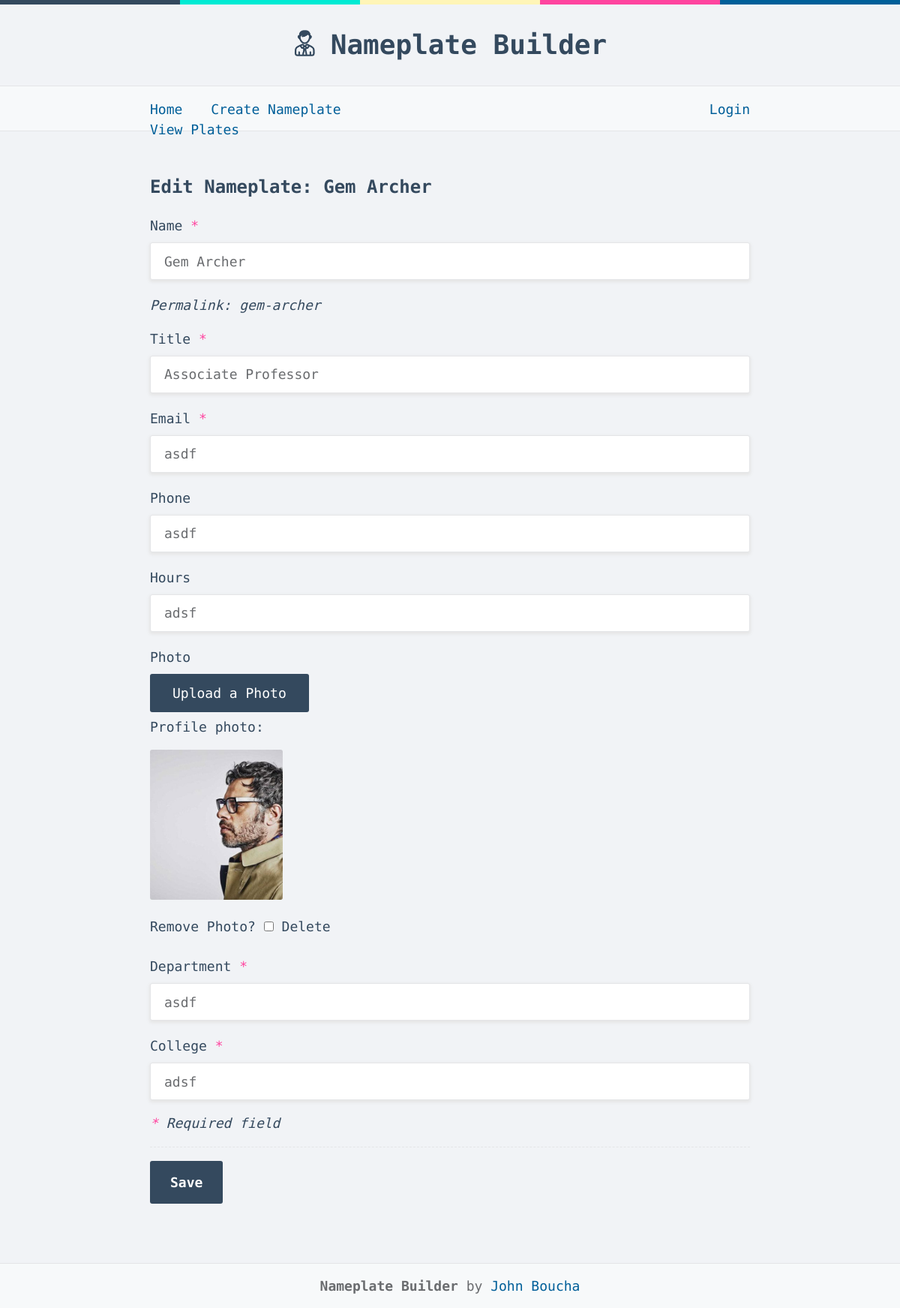
/nameplates/gem-archer/edit, run on the app's committed database.
### application/models.py (models this page shows, shortened)
class Nameplate(db.Model):
	id = db.Column(db.Integer, primary_key=True)
	person_name = db.Column(db.String(200), nullable=False)
	slug = db.Column(db.String(200), unique=True, nullable=False)
	title = db.Column(db.String(200), nullable=False)
	email = db.Column(db.String(200), nullable=False)
	phone = db.Column(db.String(15), nullable=True)
	photo = db.Column(db.String(200), nullable=True)
	hours = db.Column(db.String(200), nullable=False)
	department = db.Column(db.String(200), nullable=False)
	college = db.Column(db.String(200), nullable=False)
	date_created = db.Column(db.DateTime, default=datetime.utcnow)
	created_by = db.Column(db.Integer, db.ForeignKey('users.id'), nullable=True)

### application/views/nameplates.py (the view)
@app.route("/nameplates/<slug>/edit")
def edit_nameplate(slug):
	nameplate = Nameplate.query.filter_by(slug=slug).first()
	form = NameplateForm()
	if nameplate == None:
		abort(404)
	else:
		return render_template('nameplates-single-edit.html', nameplate=nameplate, form=form)

### application/forms.py
class NameplateForm(FlaskForm):
	name = StringField("Name", validators=[DataRequired(), Length(max=200)])
	slug = StringField("Slug", validators=[DataRequired(), Length(max=200)])
	title = StringField("Title", validators=[DataRequired(), Length(max=200)])
	email = StringField("Email", validators=[DataRequired(), Length(max=200)])
	phone = StringField("Phone", validators=[Length(max=15)])
	hours = StringField("Hours", validators=[DataRequired(), Length(max=200)])
	photo = FileField("Photo")
	department = StringField("Department", validators=[DataRequired(), Length(max=200)])
	college = StringField("College", validators=[DataRequired(), Length(max=200)])
	submit = SubmitField("Save")

### application/templates/nameplates-single-edit.html (shortened to what this page needs)
{% extends 'base.html' %}
{% block body %}
    <h2>Edit Nameplate: {{ nameplate.person_name }}</h2>
	<form action="/update/{{ nameplate.id }}" method="POST" id="nameplate-form" enctype=multipart/form-data>
		<div class="field">
			{{ form.name.label(class="required") }}
			{{ form.name(class="input", value=nameplate.person_name, id="nameField") }}
            <p class="small">Permalink: <span id="permalink"></span></p>
		</div>
		<div class="field">
			{{ form.title.label(class="required") }}
			{{ form.title(class="input", value=nameplate.title) }}
		</div>
		<div class="field">
			{{ form.email.label(class="required") }}
			{{ form.email(class="input", value=nameplate.email) }}
		</div>
		<div class="field">
			{{ form.phone.label() }}
			{{ form.phone(class="input", value=nameplate.phone) }}
		</div>
		<div class="field">
			{{ form.hours.label() }}
			{{ form.hours(class="input", value=nameplate.hours) }}
		</div>
		<div class="field">
			{{ form.photo.label(class="photo-label") }}
			<label for="file-1"><span>Upload a Photo</span></label>
			{% if nameplate.photo %}
				<p>Profile photo:</p>
				<p><img src="{{ url_for('static', filename='/uploads/'+nameplate.photo) }}" id="edit-form-image"></p>
				<p>Remove Photo? <input type="checkbox" id="removePhotoCheckbox" name="removePhotoCheckbox">
					<label for="removePhotoCheckbox"> Delete</label>
				</p>
			{% endif %}
		</div>
		<div class="field">
			{{ form.department.label(class="required") }}
			{{ form.department(class="input", value=nameplate.department) }}
		</div>
		<div class="field">
			{{ form.college.label(class="required") }}
			{{ form.college(class="input", value=nameplate.college) }}
		</div>
		<p aria-hidden="true" id="required-description">
            <span class="required"></span> Required field
        </p>
		<div class="field">
			{{ form.submit() }}
		</div>
	</form>
{% endblock %}

### application/static/css/main.css (style rules this page uses)
* { box-sizing: border-box; margin: 0; padding: 0; font-family: "Ubuntu Mono", monospace; }
html, body { height: 100%; font-size: 18px; }
body { line-height: 1.5; background-color: #F1F3F6; color: #34495E; overflow-y: scroll; }
p { line-height: 1.2; margin-bottom: 20px; }
p.small { margin-top: 8px; font-style: italic; }
img { border-radius: 3px; margin-bottom: 20px; }
img#edit-form-image { max-height: 200px; margin-bottom: 0px; }
h2 { font-size: 24px; margin-bottom: 20px; position: relative; }
a.button, input[type="submit"], input[type=file]::file-selector-button { background-color: #34495E; border-radius: 3px; color: #FFFFFF; padding: 18px 27px; border: none; display: inline-block; margin-top: 18px; font-weight: 700; margin-bottom: 20px; }
.inputfile + label { background-color: #34495E; border-radius: 3px; color: #FFFFFF; padding: 12px 30px; border: none; display: inline-block; }
.photo-label { display: block; }
form div { margin-bottom: 5px; }
form div:last-child { border-top: 1px dashed #E4E5E7; }
input { font-size: 18px; }
form input[type="text"], form input[type="password"], form input[type="email"] { padding: 0.75em 18px; width: 100%; }
form input::placeholder { color: #ccc; font-style: italic; }
input[type='search'], form input[type=text], form input[type="password"], form input[type="email"], textarea { color: #6A6C6F; background: #FFFFFF; border: 1px solid #E4E5E7; border-radius: 3px; box-shadow: 0px 2px 4px 1px #e5e5e5; margin-bottom: 15px; }
.required:after { content:" *"; color: #FF449F; }
#required-description { margin-bottom: 20px; font-style: italic; }
form label { display: inline-block; margin-bottom: 9px; }

### data on the page
Nameplate: person_name "Gem Archer", title "Associate Professor", email "asdf", phone "asdf", hours "adsf", photo (picture), department "asdf", college "adsf"
